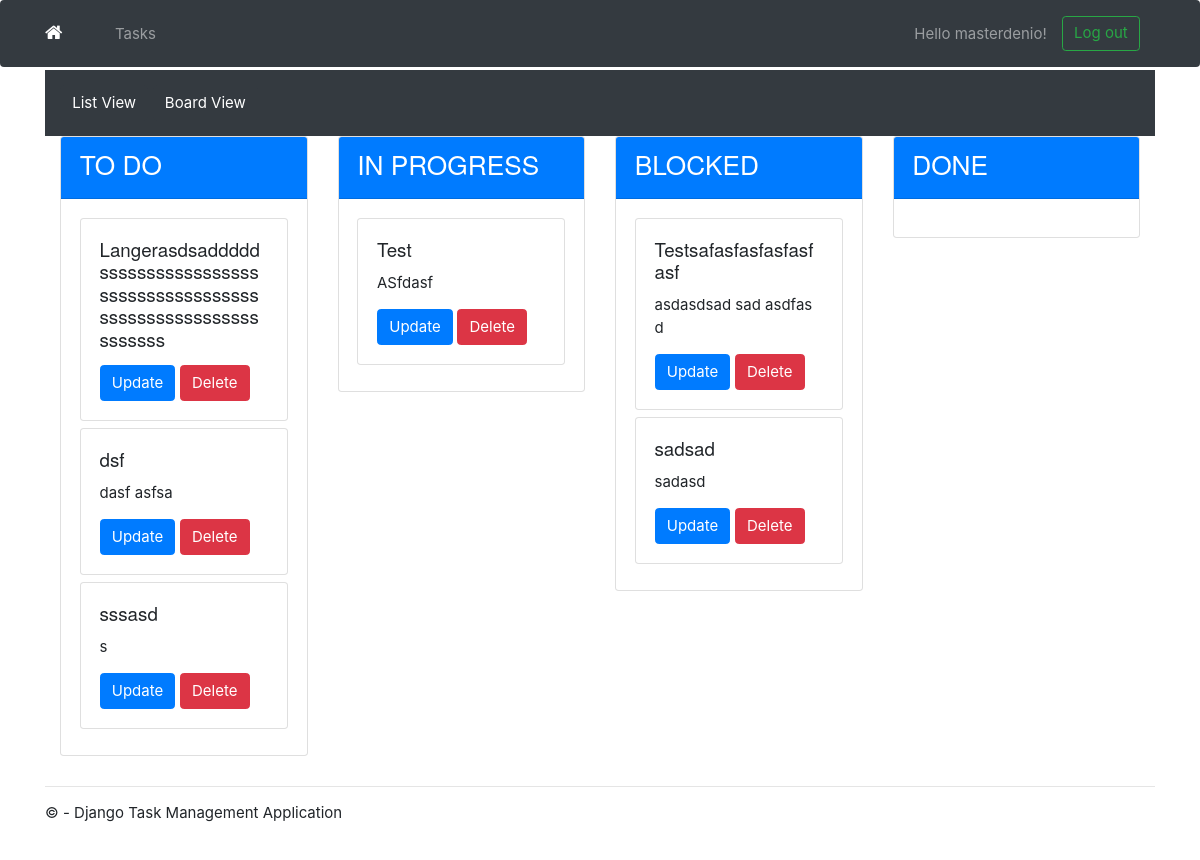
The page /task-board/ (signed in) on the database as committed earlier.
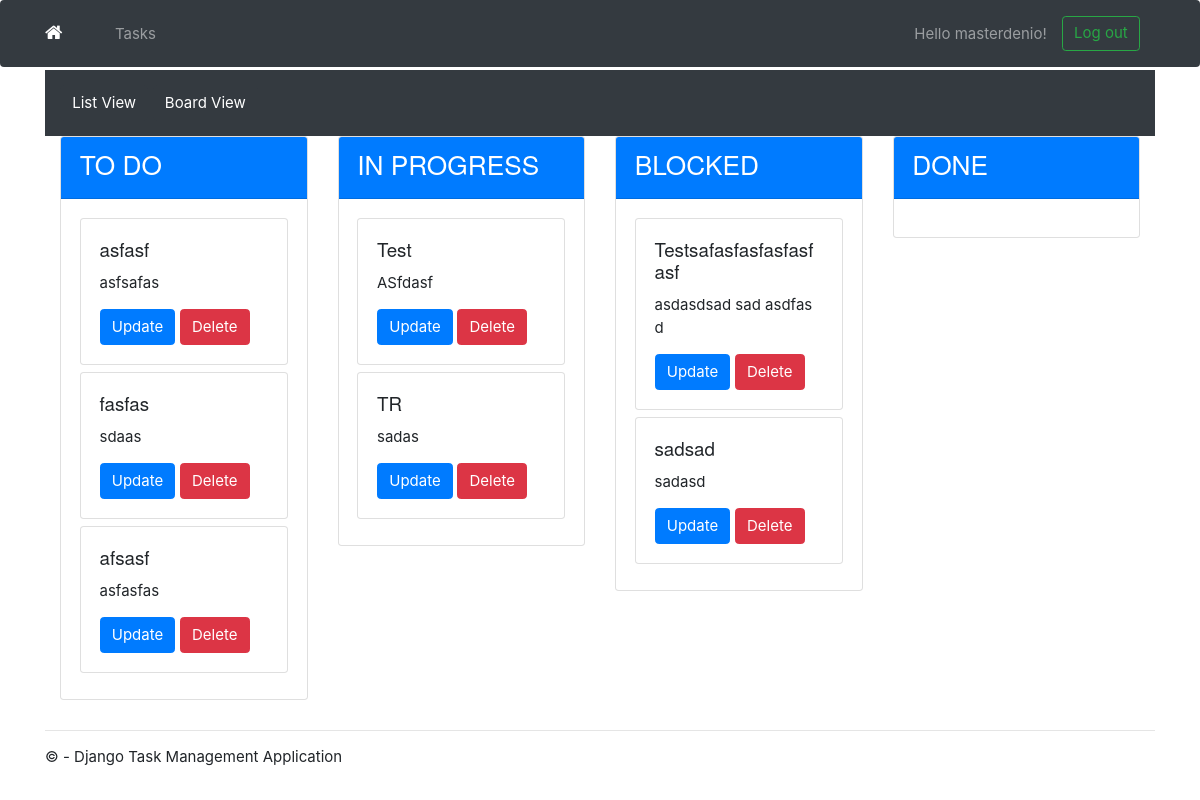
The same page on the database as committed later.
### app/models.py (models this page shows, shortened)
class Task(models.Model):
    PRIORITY_CHOICES = [
        ('L', 'Low'),
        ('M', 'Medium'),
        ('H', 'High'),
        ('F', 'Fast Lane'),
    ]
    due_date = models.DateField(
        auto_now_add=False, auto_now=False, blank=True, null=True)
    user = models.ForeignKey(
        User, on_delete=models.CASCADE, null=True, blank=True)
    title = models.CharField(max_length=200)
    description = models.TextField(null=True, blank=True)
    complete = models.BooleanField(default=False)
    create = models.DateTimeField(auto_now_add=True)
    update = models.DateTimeField(auto_now=True)
    priority = models.CharField(
        max_length=1,
        choices=PRIORITY_CHOICES,
        default='L',
    )
    STATUS_CHOICES = [
        ('TO DO', 'To do'),
        ('IN PROGRESS', 'In progress'),
        ('BLOCKED', 'Blocked'),
        ('DONE', 'Done'),
    ]
    status = models.CharField(
        max_length=12,
        choices=STATUS_CHOICES,
        default='TO DO',
    )
    class Meta:
        ordering = ['complete']

### app/views.py (the view)
# urls.py: path('task-board/', TaskBoardView.as_view(), name='task-board'),
class TaskBoardView(LoginRequiredMixin, ListView):
    model = Task
    context_object_name = 'tasks'
    template_name = 'app/task_board.html'
    def get_context_data(self, **kwargs):
        context = super().get_context_data(**kwargs)
        context['tasks'] = context['tasks'].filter(user=self.request.user)
        context['tasks_by_status'] = {
            'TO DO': context['tasks'].filter(status='TO DO'),
            'IN PROGRESS': context['tasks'].filter(status='IN PROGRESS'),
            'BLOCKED': context['tasks'].filter(status='BLOCKED'),
            'DONE': context['tasks'].filter(status='DONE'),
        }
        return context

### app/templates/app/task_board.html (shortened to what this page needs)
{% extends 'app/layout.html' %}
{% load static %}
{% block content %}
<div class="container-fluid bg-dark text-white py-3">
    <a href="{% url 'tasks' %}" class="btn btn-dark text-white>">List View</a>
    <a href="{% url 'task-board' %}" class="btn btn-dark text-white>">Board View</a>
</div>
<div class="container-fluid">
    <div class="row">
        {% for status, tasks in tasks_by_status.items %}
            <div class="col-md-3">
                <div class="card mb-3">
                    <div class="card-header bg-primary text-white">
                        <h3>{{ status }}</h3>
                    </div>
                    <div class="card-body">
                        {% for task in tasks %}
                            <div class="card mb-2">
                                <div class="card-body">
                                    <h5 class="card-title">{{ task.title }}</h5>
                                    <p class="card-text">{{ task.description }}</p>
                                    <a href="{% url 'task-update' task.id %}" class="btn btn-primary">Update</a>
                                    <a href="{% url 'task-delete' task.id %}" class="btn btn-danger">Delete</a>
                                </div>
                            </div>
                        {% endfor %}
                    </div>
                </div>
            </div>
        {% endfor %}
    </div>
</div>
{% endblock content %}

Rows that differ between the two databases and show on the page:
removed Task: title "Langerasdsadddddssssssssssssssssssssssssssssssssssssssssssssssssssssssssss", shown under "TO DO"
removed Task: title "dsf", description "dasf asfsa", shown under "TO DO"
removed Task: title "sssasd", description "s", shown under "TO DO"
added Task: title "asfasf", description "asfsafas", shown under "TO DO"
added Task: title "fasfas", description "sdaas", shown under "TO DO"
added Task: title "afsasf", description "asfasfas", shown under "TO DO"
added Task: title "TR", description "sadas", shown under "IN PROGRESS"
